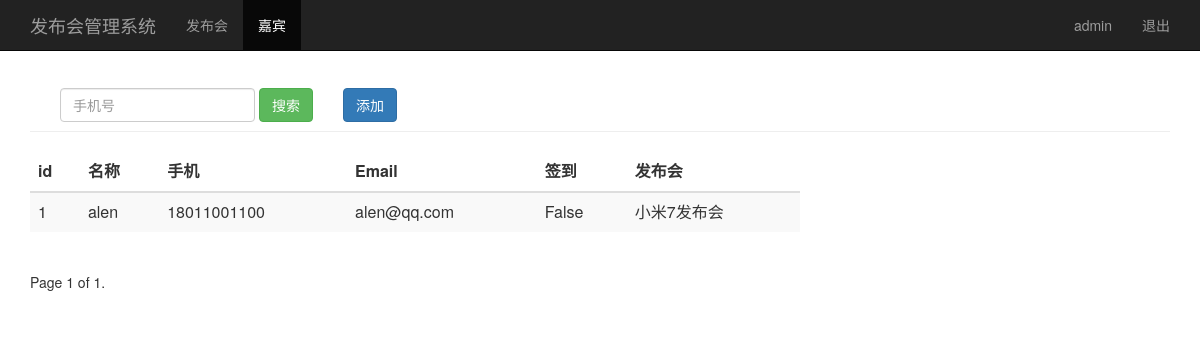
The page /guest_manage/ (signed in) on the database its author committed.
### sign/models.py (models this page shows, shortened)
class Guest(models.Model):
    event = models.ForeignKey(Event, on_delete=models.CASCADE)  # 关联发布会 id
    realname = models.CharField(max_length=64)  # 姓名
    phone = models.CharField(max_length=16)  # 手机号
    email = models.EmailField()  # 邮箱
    sign = models.BooleanField()  # 签到状态
    create_time = models.DateTimeField(auto_now=True)  # 创建时间（自动获取当前时间）
    class Meta:
        unique_together = ("event", "phone")

class Event(models.Model):
    name = models.CharField(max_length=100)  # 发布会标题
    limit = models.IntegerField()  # 参加人数
    status = models.BooleanField()  # 状态
    address = models.CharField(max_length=200)  # 地址
    start_time = models.DateTimeField('events time')  # 发布会时间
    create_time = models.DateTimeField(auto_now=True)  # 创建时间（自动获取当前时间）
    def __str__(self):
        return self.name

### sign/views.py (the view)
# urls.py: path('guest_manage/', views.guest_manage),
@login_required
def guest_manage(request):
    username = request.session.get('user', '')
    guests_list= Guest.objects.all()
    paginator = Paginator(guests_list, 2)
    page = request.GET.get('page')
    try:
        contacts = paginator.page(page)
    except PageNotAnInteger:
        contacts = paginator.page(1)
    except EmptyPage:
        contacts = paginator.page(paginator.num_pages)
    return render(request, "guest_manage.html", {"user": username, "guests": contacts})

### sign/templates/guest_manage.html (shortened to what this page needs)
<html lang="zh-CN">
<head>
  {% load bootstrap3 %}
  {% bootstrap_css %}
</head>
<body role="document">
<nav class="navbar navbar-inverse navbar-fixed-top">
      <div class="container">
        <div class="navbar-header">
          <a class="navbar-brand" href="/guest_manage/">发布会管理系统</a>
        </div>
        <div id="navbar" class="collapse navbar-collapse">
          <ul class="nav navbar-nav">
            <li ><a href="/event_manage/">发布会</a></li>
            <li class="active"><a href="/guest_manage/">嘉宾</a></li>
          </ul>
          <ul class="nav navbar-nav navbar-right">
           <li><a href="#">{{user}}</a></li>
           <li><a href="/logout/">退出</a></li>
         </ul>
        </div>
      </div>
    </nav>
    <div class="container theme-showcase" role="main">
      <div class="page-header" style="margin-top: 80px;">
        <div id="navbar" class="navbar-collapse collapse" style="float:left;">
          <form class="navbar-form" method="get" action="/search_phone/">
            <div class="form-group">
              <input name="phone" type="text" placeholder="手机号" class="form-control">
            </div>
            <button type="submit" class="btn btn-success">搜索</button>
          </form>
        </div>
        <div "float:right;">
          <button type="submit" class="btn btn-primary" style="margin-top: 8px;">添加</button>
        </div>
      </div>
        <div class="row">
          <div class="col-md-6" style="width: 800px;">
            <table class="table table-striped">
              <thead>
                <tr>
                  <th>id</th>
                  <th>名称</th>
                  <th>手机</th>
                  <th>Email</th>
                  <th>签到</th>
                  <th>发布会</th>
                </tr>
              </thead>
              <tbody>
                {% for guest in guests %}
                  <tr>
                    <td>{{ guest.id }}</td>
                    <td>{{ guest.realname }}</td>
                    <td>{{ guest.phone }}</td>
                    <td>{{ guest.email }}</td>
                    <td>{{ guest.sign }}</td>
                    <td>{{ guest.event }}</td>
                  </tr>
               {% endfor %}
              </tbody>
            </table>
          </div>
        </div>
      <div class="pagination">
        <span class="step-links">
            <span class="current">
              Page {{ guests.number }} of {{ guests.paginator.num_pages }}.
            </span>
        </span>
      </div>
</body>
</html>

### rows shown on the page
Guest: id "1", realname "alen", phone "18011001100", email "alen@qq.com", sign "False", event "小米7发布会"

### other values the page prints
{{ user }} "admin"
{{ guests.number }} "1"
{{ guests.paginator.num_pages }} "1"
